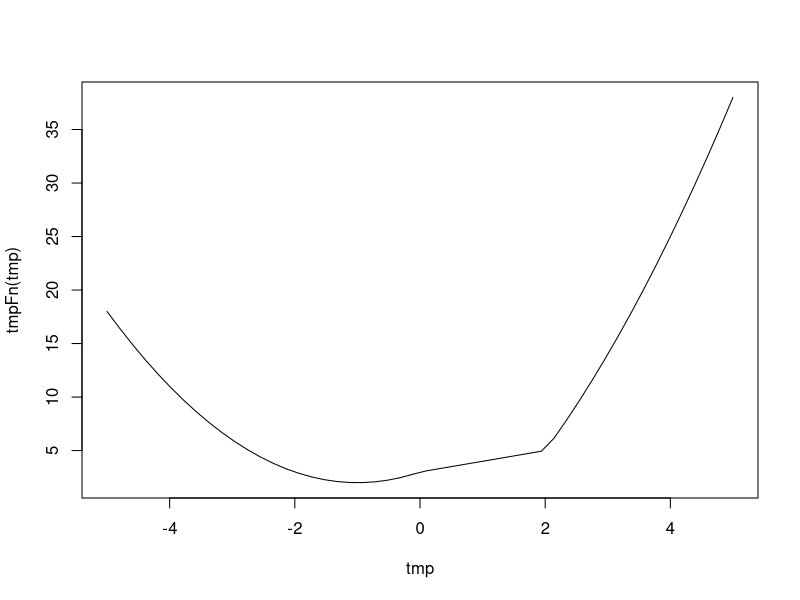

Here is the R script that generated this plot:
## ---- chunk 1
knitr::opts_chunk$set(echo = TRUE)
## ---- chunk 2

tmpFn1 <- function(xVec){
  return(xVec^(1:length(xVec)))
}

## simple example
a <- c(2, 5, 3, 8, 2, 4)

b <- tmpFn1(a)
b

## ---- chunk 3
tmpFn2 <- function(xVec2){
  
  n = length(xVec2)
  
  return(xVec2^(1:n)/(1:n))
}

### simple test

c <- tmpFn2(a)
c


## ---- chunk 4
tmpn3 <- function(x,n){
  return (1 + sum((x^(1:n))/(1:n))) 
}
### simple test
x = 2
n =2

c<-tmpn3(x,n)
c

## ---- chunk 5
tmpn<- function(xVec){
  n = length(xVec)
  return ((xVec[1:(n-2)]+xVec[2:(n-1)]+xVec[3:n])/3)
  
}  

### simple test
a<- c(1:5,6:1)
c <- tmpn(a)
c

## ---- chunk 6
tmpFn<- function(x){
  
  ifelse(x<0, x^2+2*x+3, ifelse(x<2,x+3,x^2+4*x-7))
}
### simple test
tmp <- seq(-5, 5, len=50)
plot(tmp, tmpFn(tmp), type="l")
## ---- chunk 7
tmpMn <- function(m){
  m[mat%%2 == 1] <- 2 * m[m%%2 == 1]
  return(m)
}
### simple test

mat <- matrix(c(1,1,3,5,2,6,-2,-1,-3), nrow = 3, byrow = TRUE)
b <- tmpMn(mat)
b
  

## ---- chunk 8
tmp <- diag(2, nr = 5)
tmp[abs(row(tmp) - col(tmp)) == 1] <- 1
tmp

tmpQn <- function(n,k){
  tmp <- diag(k, nrow = n,ncol=n)
  tmp[abs(row(tmp) - col(tmp)) == 1] <- 1
  tmp
}
### simple test

n <- 5
k <- 7

a <-tmpQn(n,k)
a

## ---- chunk 9
quadrant<- function(alpha){
  return (1 + (alpha%%360)%/%90)
}
### simple test

alpha <- 200
b <- quadrant(alpha)
b  

## ---- chunk 10
weekday <- function(day,month,year){
  
  f <- month <= 2
  month <- 12*f + month -2
  year <- year - f
  c <- year %/% 100
  year <- year %% 100
  Zeller <- floor(2.6*month - 0.2) + day + year + year %/% 4 + c %/% 4 - 2 * c
  return(c("Sunday","Monday","Tuesday","Wednesday","Thursday","Friday","Saturday")[1+Zeller%%7])
  
}

### simple test

day<- 01
month <-02
year <- 2018

week <- weekday(day,month,year)
week

## ---- chunk 11
testloop <- function(n){
  xVec <- rep(NA, n-1)
  xVec[1] <- 1
  xVec[2] <- 2
  for( j in 3:(n-1) )
    xVec[j] <- xVec[j-1] + 2/xVec[j-1]
  return(xVec)

}
n <- 5
b <- testloop(n)
b
## ---- chunk 12
testLoop2 <- function(yVec){

  n <- length(yVec)
  return (sum(exp(seq(along=yVec))))
}

## ---- chunk 13
quadmap <- function(start, rho, niter)
{
  xVec <- rep(NA,niter)
  xVec[1] <- start
  for(i in 1:(niter-1)) {
    xVec[i + 1] <- rho * xVec[i] * (1 - xVec[i])
  }
  x
}

## ---- chunk 14
quadmap2 <- function(start, rho, eps = 0.02)
{
  x1 <- start
  x2 <- rho*x1*(1 - x1)
  niter <- 1
  while(abs(x1 - x2) >= eps) {
    x1 <- x2
    x2 <- rho*x1*(1 - x1)
    niter <- niter + 1
  }
  niter
}
## ---- chunk 15
tmpFn <- function(xVec){

  y <- xVec - mean(xVec)
  z <- sum(y^2)
  n <- length(xVec)
  r1 <- sum( y[2:n] * y[1:(n-1)] )/z
  r2 <- sum( y[3:n] * y[1:(n-2)] )/z
  list(r1 = r1, r2 = r2)
}
xVec <- seq(2,56,2)
test <- tmpFn(xVec)
test

## ---- chunk 16
tmpFn2 <- function(x, k){
  y <- x - mean(x)
  z <- sum(y^2)
  n <- length(x)
  tmpFn <- function(j){ sum( y[(j+1):n] * y[1:(n-j)] )/z }
  c(1, sapply(1:k, tmpFn))
}
